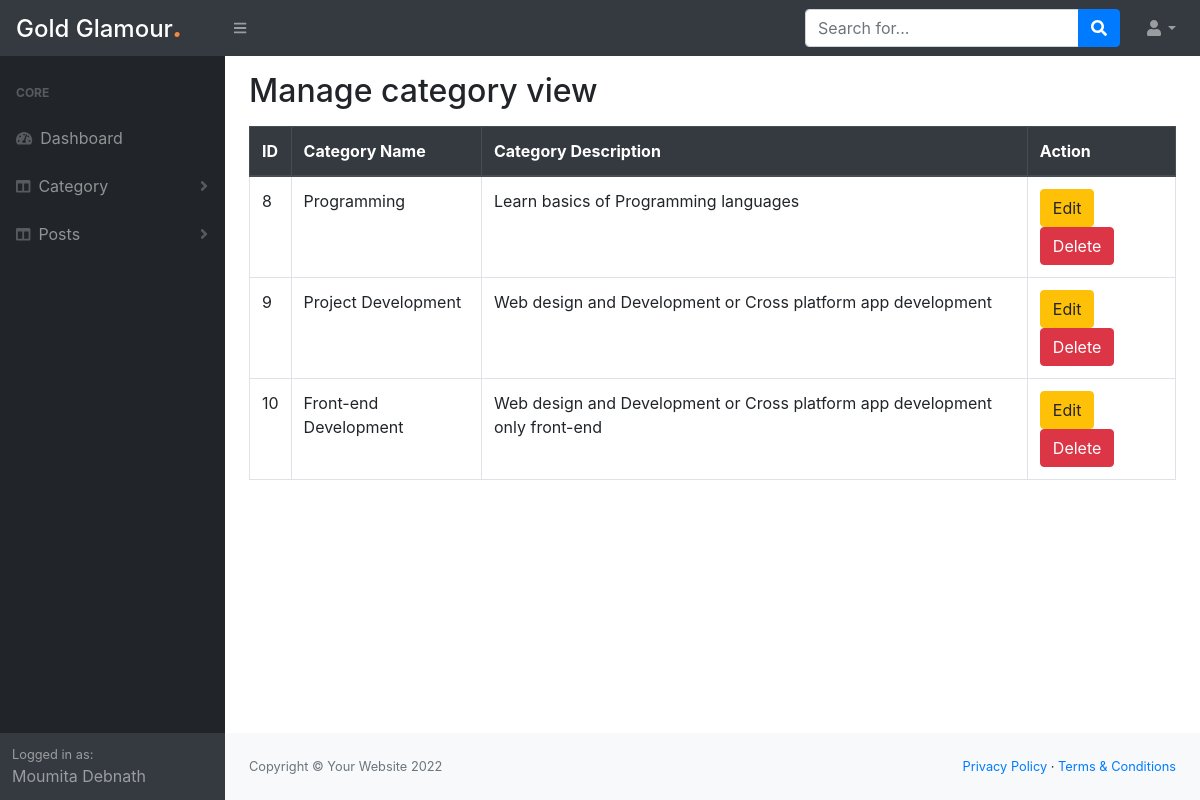
The page /admin/manage_category.php (signed in) on the database its author committed.
### tables this page shows
CREATE TABLE `category` (
  `cat_id` int(255) NOT NULL,
  `cat_name` text NOT NULL,
  `cat_desc` text NOT NULL
);

### admin/manage_category.php (called while the page is built)
<?php
$view = "manage_category";
include("./template.php");

### admin/class/function.php (called while the page is built, shortened)
<?php
class adminBlog
{
    private $conn;
    public function __construct()
    {
        $dbhost = 'localhost';
        $dbuser = 'root';
        $dbpass = "";
        $dbname = 'little_butterfly';
        $this->conn = mysqli_connect($dbhost, $dbuser, $dbpass, $dbname);
    }
    public function display_category()
    {
        $query = "SELECT * FROM category";
        if (mysqli_query($this->conn, $query)) {
            $category = mysqli_query($this->conn, $query);
            return $category;
        }
    }
}

### admin/view/manage_category_view.php (the view, shortened to what this page needs)
<?php
$catData = $obj->display_category();
?>
<h2 class="my-3">Manage category view</h2>
<table class="table table-bordered table-hover">
    <thead class="thead-dark">
        <tr>
            <th>ID</th>
            <th>Category Name</th>
            <th>Category Description</th>
            <th>Action</th>
        </tr>
    </thead>
    <tbody>
        <?php while ($cat = mysqli_fetch_assoc($catData)) { ?>
            <tr>
                <td><?php echo $cat['cat_id']; ?></td>
                <td><?php echo $cat['cat_name']; ?></td>
                <td><?php echo $cat['cat_desc']; ?></td>
                <td>
                    <a href="#" class="btn btn-warning">Edit</a>
                    <a href="?status=delete&&id=<?php echo $cat['cat_id']; ?>" class="btn btn-danger">Delete</a>
                </td>
            </tr>
        <?php } ?>
    </tbody>
</table>

### admin/includes/head.php (shortened to what this page needs)
<!DOCTYPE html>
<html lang="en">
<head>
    <link href="css/styles.css" rel="stylesheet" />
</head>

### admin/template.php (shortened to what this page needs)
<?php
include("class/function.php");
$obj = new adminBlog();
?>
<?php include_once("./includes/head.php"); ?>
<body class="sb-nav-fixed">
    <?php include_once("./includes/topnav.php") ?>
    <div id="layoutSidenav">
        <?php include_once("./includes/sidenav.php") ?>
        <div id="layoutSidenav_content">
            <main>
                <div class="container-fluid">
                    <?php
                    if (isset($view)) {
                        if ($view == "dashboard") {
                            include("./view/dash_view.php");
                        } else if ($view == "add_category") {
                            include("./view/add_category_view.php");
                        } else if ($view == "manage_category") {
                            include("./view/manage_category_view.php");
                        } else if ($view == "add_post") {
                            include("./view/add_post_view.php");
                        } else if ($view == "manage_post") {
                            include("./view/manage_post_view.php");
                        } else if ($view == "edit_img") {
                            include("./view/edit_img_view.php");
                        } else if ($view == "edit_post") {
                            include("./view/edit_post_view.php");
                        }
                    }
                    ?>
                </div>
            </main>
            <?php include_once("./includes/footer.php") ?>
        </div>
    </div>
</body>

### admin/includes/topnav.php (shortened to what this page needs)
<nav class="sb-topnav navbar navbar-expand navbar-dark bg-dark">
    <a class="navbar-brand" href="dashboard.php">
        <h4>Gold Glamour<em style="color: #F48840; font-size: 35px">.</em></h4>
    </a>
    <button class="btn btn-link btn-sm order-1 order-lg-0" id="sidebarToggle" href="#"><i class="fas fa-bars"></i></button>
    <form class="d-none d-md-inline-block form-inline ml-auto mr-0 mr-md-3 my-2 my-md-0">
        <div class="input-group">
            <input class="form-control" type="text" placeholder="Search for..." aria-label="Search" aria-describedby="basic-addon2" />
            <div class="input-group-append">
                <button class="btn btn-primary" type="button"><i class="fas fa-search"></i></button>
            </div>
        </div>
    </form>
    <ul class="navbar-nav ml-auto ml-md-0">
        <li class="nav-item dropdown">
            <a class="nav-link dropdown-toggle" id="userDropdown" href="#" role="button" data-toggle="dropdown" aria-haspopup="true" aria-expanded="false"><i class="fas fa-user fa-fw"></i></a>
        </li>
    </ul>
</nav>

### admin/includes/sidenav.php (shortened to what this page needs)
<div id="layoutSidenav_nav">
    <nav class="sb-sidenav accordion sb-sidenav-dark" id="sidenavAccordion">
        <div class="sb-sidenav-menu">
            <div class="nav">
                <div class="sb-sidenav-menu-heading">Core</div>
                <a class="nav-link" href="dashboard.php">
                    <div class="sb-nav-link-icon"><i class="fas fa-tachometer-alt"></i></div>
                    Dashboard
                </a>
                <a class="nav-link collapsed" href="#" data-toggle="collapse" data-target="#collapseLayouts" aria-expanded="false" aria-controls="collapseLayouts">
                    <div class="sb-nav-link-icon"><i class="fas fa-columns"></i></div>
                    Category
                    <div class="sb-sidenav-collapse-arrow"><i class="fas fa-angle-down"></i></div>
                </a>
                <a class="nav-link collapsed" href="#" data-toggle="collapse" data-target="#collapseLayoutsx" aria-expanded="false" aria-controls="collapseLayoutsx">
                    <div class="sb-nav-link-icon"><i class="fas fa-columns"></i></div>
                    Posts
                    <div class="sb-sidenav-collapse-arrow"><i class="fas fa-angle-down"></i></div>
                </a>
            </div>
        </div>
        <div class="sb-sidenav-footer">
            <div class="small">Logged in as:</div>
            Moumita Debnath
        </div>
    </nav>
</div>

### admin/includes/footer.php
<footer class="py-4 bg-light mt-auto">
    <div class="container-fluid">
        <div class="d-flex align-items-center justify-content-between small">
            <div class="text-muted">Copyright &copy; Your Website 2022</div>
            <div>
                <a href="#">Privacy Policy</a>
                &middot;
                <a href="#">Terms &amp; Conditions</a>
            </div>
        </div>
    </div>
</footer>

### rows shown on the page
category: cat_id "8", cat_name "Programming", cat_desc "Learn basics of Programming languages"
category: cat_id "9", cat_name "Project Development", cat_desc "Web design and Development or Cross platform app development"
category: cat_id "10", cat_name "Front-end Development", cat_desc "Web design and Development or Cross platform app development only front-end"
